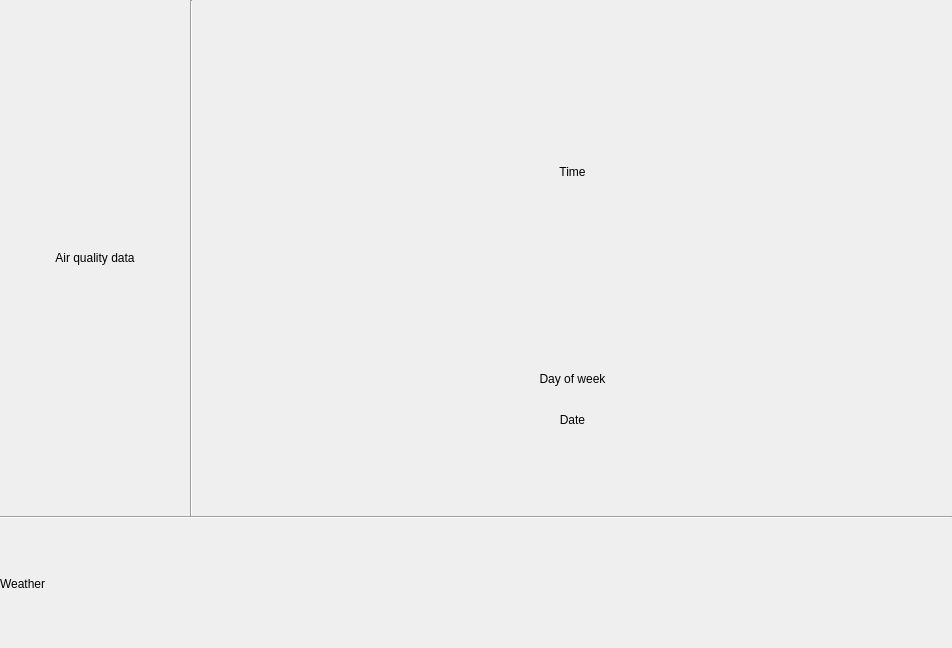
<?xml version="1.0" encoding="UTF-8"?>
<ui version="4.0">
 <class>Display</class>
 <widget class="QWidget" name="Display">
  <property name="geometry">
   <rect>
    <x>0</x>
    <y>0</y>
    <width>952</width>
    <height>648</height>
   </rect>
  </property>
  <layout class="QGridLayout" name="gridLayout">
   <property name="leftMargin">
    <number>0</number>
   </property>
   <property name="topMargin">
    <number>0</number>
   </property>
   <property name="rightMargin">
    <number>0</number>
   </property>
   <property name="bottomMargin">
    <number>0</number>
   </property>
   <property name="spacing">
    <number>0</number>
   </property>
   <item row="2" column="0" colspan="4">
    <widget class="Line" name="srv_3">
     <property name="orientation">
      <enum>Qt::Horizontal</enum>
     </property>
    </widget>
   </item>
   <item row="0" column="2" rowspan="2" colspan="2">
    <widget class="QWidget" name="srv" native="true">
     <property name="sizePolicy">
      <sizepolicy hsizetype="Expanding" vsizetype="Ignored">
       <horstretch>2</horstretch>
       <verstretch>0</verstretch>
      </sizepolicy>
     </property>
     <layout class="QVBoxLayout" name="verticalLayout_2">
      <property name="spacing">
       <number>0</number>
      </property>
      <property name="leftMargin">
       <number>0</number>
      </property>
      <property name="topMargin">
       <number>0</number>
      </property>
      <property name="rightMargin">
       <number>0</number>
      </property>
      <property name="bottomMargin">
       <number>0</number>
      </property>
      <item>
       <widget class="QLabel" name="time_label">
        <property name="sizePolicy">
         <sizepolicy hsizetype="Ignored" vsizetype="Expanding">
          <horstretch>0</horstretch>
          <verstretch>10</verstretch>
         </sizepolicy>
        </property>
        <property name="text">
         <string>Time</string>
        </property>
        <property name="alignment">
         <set>Qt::AlignCenter</set>
        </property>
       </widget>
      </item>
      <item>
       <widget class="QLabel" name="day_of_week_label">
        <property name="sizePolicy">
         <sizepolicy hsizetype="Ignored" vsizetype="Expanding">
          <horstretch>0</horstretch>
          <verstretch>2</verstretch>
         </sizepolicy>
        </property>
        <property name="text">
         <string>Day of week</string>
        </property>
        <property name="alignment">
         <set>Qt::AlignCenter</set>
        </property>
       </widget>
      </item>
      <item>
       <widget class="QLabel" name="date_label">
        <property name="sizePolicy">
         <sizepolicy hsizetype="Ignored" vsizetype="Expanding">
          <horstretch>0</horstretch>
          <verstretch>3</verstretch>
         </sizepolicy>
        </property>
        <property name="text">
         <string>Date</string>
        </property>
        <property name="alignment">
         <set>Qt::AlignHCenter|Qt::AlignTop</set>
        </property>
       </widget>
      </item>
     </layout>
    </widget>
   </item>
   <item row="0" column="0" rowspan="2">
    <widget class="QLabel" name="air_label">
     <property name="sizePolicy">
      <sizepolicy hsizetype="Expanding" vsizetype="Expanding">
       <horstretch>1</horstretch>
       <verstretch>6</verstretch>
      </sizepolicy>
     </property>
     <property name="text">
      <string>Air quality data</string>
     </property>
     <property name="alignment">
      <set>Qt::AlignCenter</set>
     </property>
    </widget>
   </item>
   <item row="3" column="0" colspan="4">
    <widget class="QLabel" name="weather_label">
     <property name="sizePolicy">
      <sizepolicy hsizetype="Preferred" vsizetype="Expanding">
       <horstretch>0</horstretch>
       <verstretch>3</verstretch>
      </sizepolicy>
     </property>
     <property name="text">
      <string>Weather</string>
     </property>
    </widget>
   </item>
   <item row="0" column="1" rowspan="2">
    <widget class="Line" name="srv_2">
     <property name="orientation">
      <enum>Qt::Vertical</enum>
     </property>
    </widget>
   </item>
  </layout>
 </widget>
 <resources/>
 <connections/>
</ui>
